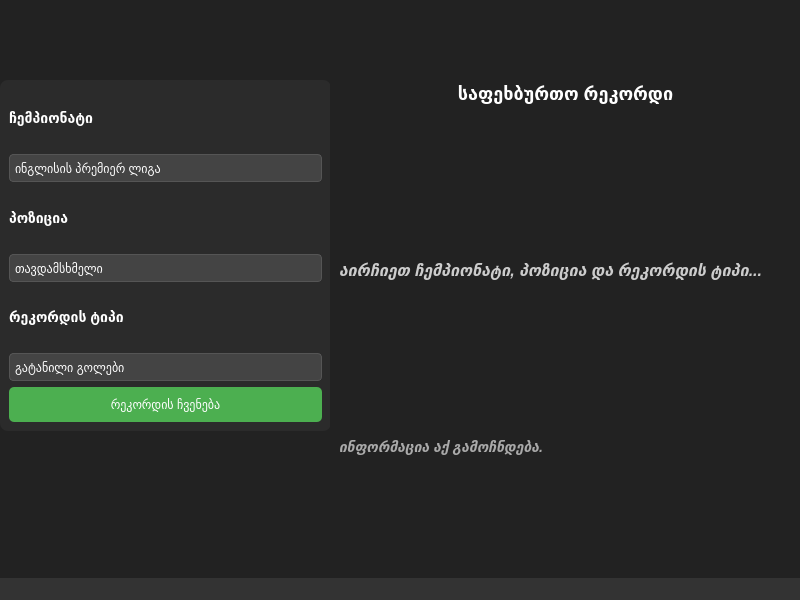
<?xml version="1.0" encoding="UTF-8"?>
<ui version="4.0">
 <class>MainWindow</class>
 <widget class="QMainWindow" name="MainWindow">
  <property name="geometry">
   <rect>
    <x>0</x>
    <y>0</y>
    <width>800</width>
    <height>600</height>
   </rect>
  </property>
  <property name="windowTitle">
   <string>საფეხბურთო რეკორდები</string>
  </property>
  <property name="styleSheet">
   <string notr="true">background-color: #222222;</string>
  </property>
  <widget class="QWidget" name="centralwidget">
   <widget class="QFrame" name="selectionFrame">
    <property name="geometry">
     <rect>
      <x>0</x>
      <y>80</y>
      <width>331</width>
      <height>351</height>
     </rect>
    </property>
    <property name="styleSheet">
     <string notr="true">background-color: #2b2b2b; border-radius: 8px;</string>
    </property>
    <property name="frameShape">
     <enum>QFrame::StyledPanel</enum>
    </property>
    <property name="frameShadow">
     <enum>QFrame::Raised</enum>
    </property>
    <layout class="QVBoxLayout" name="verticalLayout">
     <item>
      <widget class="QLabel" name="championshipLabel">
       <property name="font">
        <font>
         <pointsize>-1</pointsize>
         <weight>75</weight>
         <bold>true</bold>
        </font>
       </property>
       <property name="styleSheet">
        <string notr="true">color: #ffffff; font-size: 14px; font-weight: bold;</string>
       </property>
       <property name="text">
        <string>ჩემპიონატი</string>
       </property>
      </widget>
     </item>
     <item>
      <widget class="QComboBox" name="championshipComboBox">
       <property name="styleSheet">
        <string notr="true">QComboBox {
    background-color: #444444;
    color: #ffffff;
    border: 1px solid #555555;
    border-radius: 4px;
    padding: 5px;
}
QComboBox::drop-down {
    /* სტანდარტული ჩამოსაშლელი ღილაკის სტილი */
    border: 0px; /* ან დატოვეთ default */
}
QComboBox::down-arrow {
    /* სტანდარტული ისრის სტილი */
    image: url(:/icons/down_arrow.png); /* თუ გაქვთ ასეთი ხატი, წინააღმდეგ შემთხვევაში წაშალეთ */
}
QComboBox QAbstractItemView {
    background-color: #3a3a3a; /* ჩამოსაშლელი სიის ფონი */
    border: 1px solid #555555; /* ჩამოსაშლელი სიის საზღვარი */
    selection-background-color: #007bff; /* არჩეული ელემენტის ფონი */
    selection-color: #ffffff; /* არჩეული ელემენტის ტექსტის ფერი */
    color: #ffffff; /* ჩვეულებრივი ელემენტის ტექსტის ფერი */
    outline: none; /* მოაშორეთ ფოკუსის ჩარჩო */
}</string>
       </property>
       <item>
        <property name="text">
         <string>ინგლისის პრემიერ ლიგა</string>
        </property>
       </item>
       <item>
        <property name="text">
         <string>ესპანეთის ლა ლიგა</string>
        </property>
       </item>
       <item>
        <property name="text">
         <string>იტალიის სერია ა</string>
        </property>
       </item>
       <item>
        <property name="text">
         <string>საფრანგეთის ლიგა 1</string>
        </property>
       </item>
       <item>
        <property name="text">
         <string>ჩემპიონთა ლიგა</string>
        </property>
       </item>
      </widget>
     </item>
     <item>
      <widget class="QLabel" name="positionLabel">
       <property name="styleSheet">
        <string notr="true">color: #ffffff; font-size: 14px; font-weight: bold;</string>
       </property>
       <property name="text">
        <string>პოზიცია</string>
       </property>
      </widget>
     </item>
     <item>
      <widget class="QComboBox" name="positionComboBox">
       <property name="styleSheet">
        <string notr="true">QComboBox {
    background-color: #444444;
    color: #ffffff;
    border: 1px solid #555555;
    border-radius: 4px;
    padding: 5px;
}
QComboBox::drop-down {
    /* სტანდარტული ჩამოსაშლელი ღილაკის სტილი */
    border: 0px; /* ან დატოვეთ default */
}
QComboBox::down-arrow {
    /* სტანდარტული ისრის სტილი */
    image: url(:/icons/down_arrow.png); /* თუ გაქვთ ასეთი ხატი, წინააღმდეგ შემთხვევაში წაშალეთ */
}
QComboBox QAbstractItemView {
    background-color: #3a3a3a; /* ჩამოსაშლელი სიის ფონი */
    border: 1px solid #555555; /* ჩამოსაშლელი სიის საზღვარი */
    selection-background-color: #007bff; /* არჩეული ელემენტის ფონი */
    selection-color: #ffffff; /* არჩეული ელემენტის ტექსტის ფერი */
    color: #ffffff; /* ჩვეულებრივი ელემენტის ტექსტის ფერი */
    outline: none; /* მოაშორეთ ფოკუსის ჩარჩო */
}</string>
       </property>
       <item>
        <property name="text">
         <string>თავდამსხმელი</string>
        </property>
       </item>
       <item>
        <property name="text">
         <string>ნახევარმცველი</string>
        </property>
       </item>
       <item>
        <property name="text">
         <string>მცველი</string>
        </property>
       </item>
       <item>
        <property name="text">
         <string>მეკარე</string>
        </property>
       </item>
      </widget>
     </item>
     <item>
      <widget class="QLabel" name="recordTypeLabel_2">
       <property name="styleSheet">
        <string notr="true">color: #ffffff; font-size: 14px; font-weight: bold;</string>
       </property>
       <property name="text">
        <string>რეკორდის ტიპი</string>
       </property>
      </widget>
     </item>
     <item>
      <widget class="QComboBox" name="recordTypeComboBox">
       <property name="font">
        <font>
         <weight>50</weight>
         <bold>false</bold>
        </font>
       </property>
       <property name="styleSheet">
        <string notr="true">QComboBox {
    background-color: #444444;
    color: #ffffff;
    border: 1px solid #555555;
    border-radius: 4px;
    padding: 5px;
}
QComboBox::drop-down {
    /* სტანდარტული ჩამოსაშლელი ღილაკის სტილი */
    border: 0px; /* ან დატოვეთ default */
}
QComboBox::down-arrow {
    /* სტანდარტული ისრის სტილი */
    image: url(:/icons/down_arrow.png); /* თუ გაქვთ ასეთი ხატი, წინააღმდეგ შემთხვევაში წაშალეთ */
}
QComboBox QAbstractItemView {
    background-color: #3a3a3a; /* ჩამოსაშლელი სიის ფონი */
    border: 1px solid #555555; /* ჩამოსაშლელი სიის საზღვარი */
    selection-background-color: #007bff; /* არჩეული ელემენტის ფონი */
    selection-color: #ffffff; /* არჩეული ელემენტის ტექსტის ფერი */
    color: #ffffff; /* ჩვეულებრივი ელემენტის ტექსტის ფერი */
    outline: none; /* მოაშორეთ ფოკუსის ჩარჩო */
}</string>
       </property>
       <item>
        <property name="text">
         <string>გატანილი გოლები</string>
        </property>
       </item>
       <item>
        <property name="text">
         <string>საგოლე გადაცემა</string>
        </property>
       </item>
       <item>
        <property name="text">
         <string>ყვითელი ბარათი</string>
        </property>
       </item>
       <item>
        <property name="text">
         <string>წითელი ბარათი</string>
        </property>
       </item>
       <item>
        <property name="text">
         <string>მშრალი კარი</string>
        </property>
       </item>
      </widget>
     </item>
     <item>
      <widget class="QPushButton" name="showRecordButton">
       <property name="styleSheet">
        <string notr="true">background-color: #4CAF50; color: white; border-radius: 5px; padding: 10px;
</string>
       </property>
       <property name="text">
        <string>რეკორდის ჩვენება</string>
       </property>
      </widget>
     </item>
    </layout>
   </widget>
   <widget class="QFrame" name="displayFrame">
    <property name="geometry">
     <rect>
      <x>330</x>
      <y>0</y>
      <width>471</width>
      <height>541</height>
     </rect>
    </property>
    <property name="styleSheet">
     <string notr="true"> #3a3a3a; border-radius: 8px;</string>
    </property>
    <property name="frameShape">
     <enum>QFrame::StyledPanel</enum>
    </property>
    <property name="frameShadow">
     <enum>QFrame::Raised</enum>
    </property>
    <layout class="QVBoxLayout" name="verticalLayout_2">
     <item>
      <widget class="QLabel" name="recordTitleLabel">
       <property name="styleSheet">
        <string notr="true">color: #ffffff; font-size: 18px; font-weight: bold;</string>
       </property>
       <property name="text">
        <string>საფეხბურთო რეკორდი</string>
       </property>
       <property name="alignment">
        <set>Qt::AlignCenter</set>
       </property>
      </widget>
     </item>
     <item>
      <widget class="QLabel" name="recordDisplayLabel">
       <property name="font">
        <font>
         <pointsize>-1</pointsize>
         <weight>75</weight>
         <italic>true</italic>
         <bold>true</bold>
        </font>
       </property>
       <property name="styleSheet">
        <string notr="true">color: #cccccc; font-size: 16px; word-wrap: true;</string>
       </property>
       <property name="text">
        <string>აირჩიეთ ჩემპიონატი, პოზიცია და რეკორდის ტიპი...</string>
       </property>
       <property name="wordWrap">
        <bool>true</bool>
       </property>
      </widget>
     </item>
     <item>
      <widget class="QLabel" name="recordDescriptionLabel">
       <property name="font">
        <font>
         <pointsize>-1</pointsize>
         <weight>75</weight>
         <italic>true</italic>
         <bold>true</bold>
        </font>
       </property>
       <property name="styleSheet">
        <string notr="true">color: #aaaaaa; font-size: 14px; word-wrap: true;</string>
       </property>
       <property name="text">
        <string>ინფორმაცია აქ გამოჩნდება.</string>
       </property>
       <property name="wordWrap">
        <bool>true</bool>
       </property>
      </widget>
     </item>
    </layout>
   </widget>
  </widget>
  <widget class="QMenuBar" name="menubar">
   <property name="geometry">
    <rect>
     <x>0</x>
     <y>0</y>
     <width>800</width>
     <height>38</height>
    </rect>
   </property>
  </widget>
  <widget class="QStatusBar" name="statusbar">
   <property name="styleSheet">
    <string notr="true">background-color: #333333; color: #ffffff;</string>
   </property>
  </widget>
 </widget>
 <resources/>
 <connections/>
</ui>
